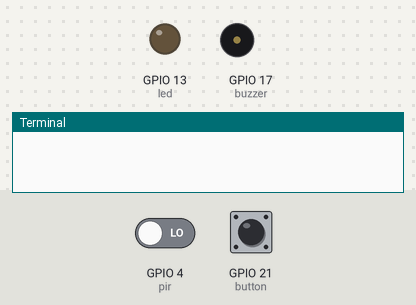
The program below on a simulated Raspberry Pi (BCM pin numbers). On the bench: output pins drawn as LEDs (lit = HIGH), buzzer (waves = sounding, pin HIGH), the last lines printed to the terminal. Dashed ring = blinking. Inputs (shaded band) come from the test bench; at power-on: GPIO 4 (pir) LOW, GPIO 21 (button) HIGH. Threads take turns every 2 ms.

Above: at 1.2 s.
1.3 s: GPIO 4 (pir) driven HIGH
At 1.6 s:
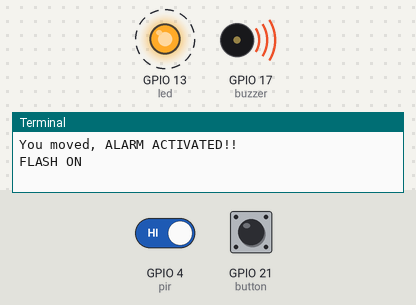
4.3 s: GPIO 21 (button) pulled LOW for 0.15 s
Timing chart, 0 to 13.3 s (numbered marks = the images above; inputs shaded):
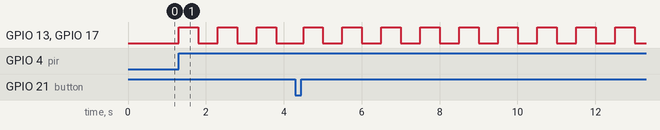

Measured:
- after the input at 1.3 s, GPIO 13 (led), GPIO 17 (buzzer): alternates HIGH for 0.50 s and LOW for 0.50 s, starting at once

The program:

button_pir_buzzer_led_thread.py
```python
from gpiozero import MotionSensor
from gpiozero import Buzzer
from gpiozero import Button
from gpiozero import LED
from time import sleep
from threading import Thread


pir = MotionSensor(4)
led = LED(13)
buzzer = Buzzer(17)
button = Button(21)
flashing_alarm = False


def thread_function():
    while True:
        if flashing_alarm:
            print("FLASH ON")
            buzzer.on()
            led.on()
            sleep(0.5)
            print("FLASH OFF")
            buzzer.off()
            led.off()
            sleep(0.5)
        else:
            sleep(0.1)

t = Thread(target = thread_function, args =())
t.start()


while True:
    pir.wait_for_motion()
    print("You moved, ALARM ACTIVATED!!")
    flashing_alarm = True
    button.wait_for_press()
    print("Button press, ALARM DEACTIVATED")
    flashing_alarm = False
```
